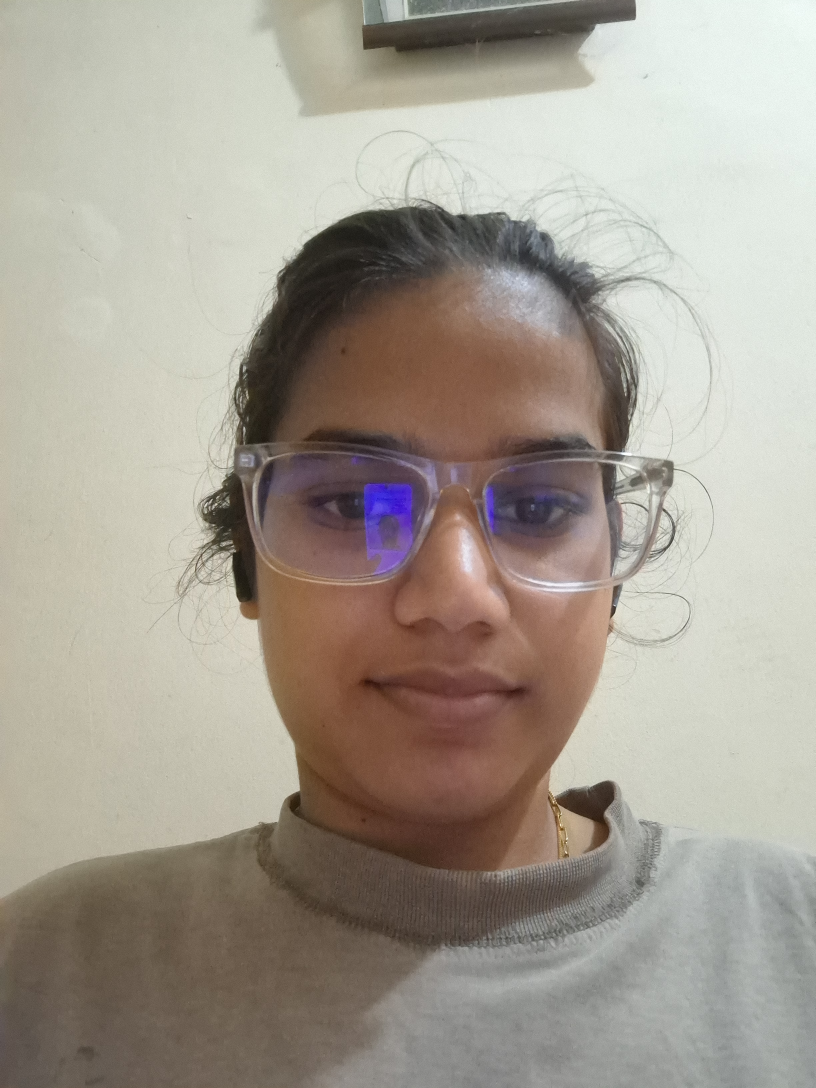
#> input picture media/attendance_images/attendance_1761472368125.jpg, 2448 x 3264 px (shown at 1/3 size)
$ python -i face_recognition.py   (imports and definitions only)
#> lines starting #> are read from the running program, lines starting #| are printed output that depends on the picture
"""
Face Recognition Library Replacement using OpenCV
This module provides the same API as the popular face_recognition library
but uses OpenCV for face detection and recognition.
"""

import cv2
import numpy as np
from typing import List, Tuple, Any

# Initialize face cascade
_face_cascade = cv2.CascadeClassifier(cv2.data.haarcascades + 'haarcascade_frontalface_default.xml')

# [15 lines left out: function load_image_file, not called in this run]

def face_locations(img: np.ndarray, number_of_times_to_upsample: int = 1, model: str = "hog") -> List[Tuple[int, int, int, int]]:
    """
    Returns an array of bounding boxes of human faces in an image

    Args:
        img: An image (as a numpy array)
        number_of_times_to_upsample: How many times to upsample the image looking for faces
        model: Which face detection model to use. "hog" or "cnn"

    Returns:
        A list of tuples of found face locations in css (top, right, bottom, left) order
    """
#> called with number_of_times_to_upsample = 1, model = 'hog'
    # Convert RGB to grayscale for face detection
    gray = cv2.cvtColor(img, cv2.COLOR_RGB2GRAY)
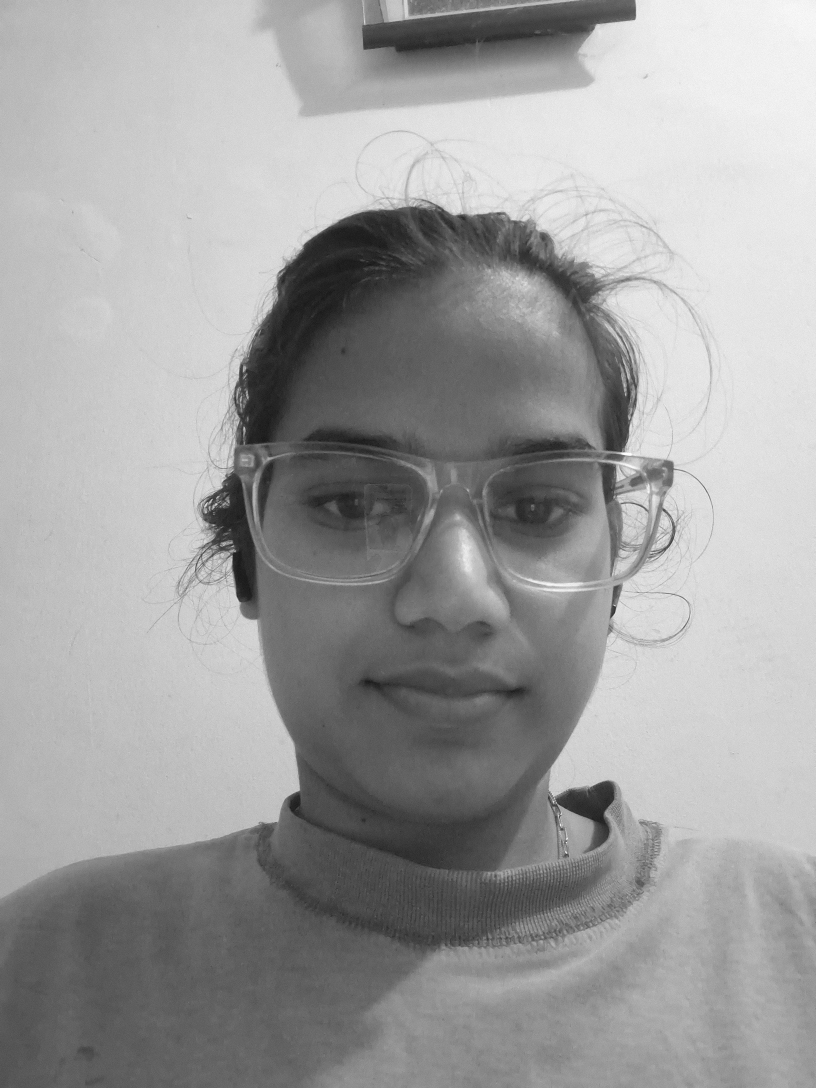
#> gray: shape (3264, 2448) (shown at 1/3 size); min 9, max 255, mean 158.9

    # Detect faces
    faces = _face_cascade.detectMultiScale(
        gray,
        scaleFactor=1.1,
        minNeighbors=5,
        minSize=(30, 30)
    )
#> faces = [[608, 953, 1493, 1493]]

    # Convert to face_recognition library format (top, right, bottom, left)
    locations = []
    for (x, y, w, h) in faces:
        top = y
        right = x + w
        bottom = y + h
        left = x
        locations.append((top, right, bottom, left))
#> this loop made 1 pass
#> (x, y, w, h, top, right, bottom, left) on pass 1: (608, 953, 1493, 1493, 953, 2101, 2446, 608)
#> after the loop, locations = [(953, 2101, 2446, 608)]

    return locations

def face_encodings(face_image: np.ndarray, known_face_locations: List[Tuple[int, int, int, int]] = None,
                  num_jitters: int = 1, model: str = "small") -> List[np.ndarray]:
    """
    Given an image, return the 128-dimension face encoding for each face in the image.

    Args:
        face_image: The image that contains one or more faces
        known_face_locations: Optional - the bounding boxes of each face if you already know them
        num_jitters: How many times to re-sample the face when calculating encoding
        model: Optional - which model to use. "large" or "small"

    Returns:
        A list of 128-dimensional face encodings (one for each face in the image)
    """
    if known_face_locations is None:
        known_face_locations = face_locations(face_image)
#> known_face_locations = [(953, 2101, 2446, 608)]

    # Convert RGB to grayscale
    gray = cv2.cvtColor(face_image, cv2.COLOR_RGB2GRAY)

    encodings = []
    for (top, right, bottom, left) in known_face_locations:
        # Extract face ROI
        face_roi = gray[top:bottom, left:right]

        if face_roi.size > 0:
            # Resize to standard size (100x100 for simplicity)
            face_roi = cv2.resize(face_roi, (100, 100))

            # Apply histogram equalization for better consistency
            face_roi = cv2.equalizeHist(face_roi)

            # Flatten to create a simple "encoding"
            encoding = face_roi.flatten().astype(np.float64)

            # Normalize the encoding
            encoding = encoding / np.linalg.norm(encoding)

            encodings.append(encoding)
#> this loop made 1 pass
#> pass 1, in face_encodings, `face_roi = gray[top:bottom, left:right]`:
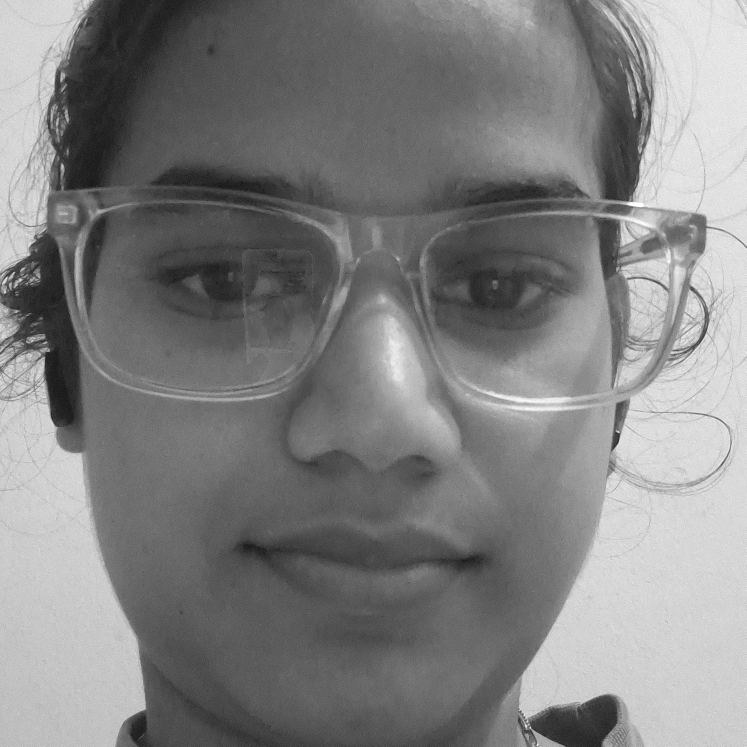
#> face_roi: shape (1493, 1493) (shown at 1/2 size); min 11, max 255, mean 129
#> pass 1, in face_encodings, `face_roi = cv2.resize(face_roi, (100, 100))`:
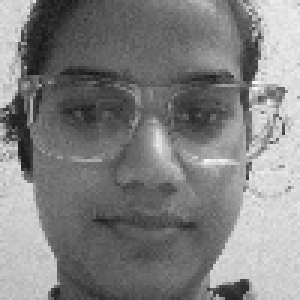
#> face_roi: shape (100, 100) (shown 3 times larger); min 22, max 250, mean 128.8
#> pass 1, in face_encodings, `face_roi = cv2.equalizeHist(face_roi)`:
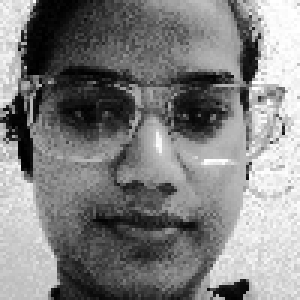
#> face_roi: shape (100, 100) (shown 3 times larger); min 0, max 255, mean 128.4
#> after the loop, encoding = 10000 values, max 0.0172 at index 90, min 0 at index 117, mean 0.00868; encodings = 1 item

    return encodings

# [65 lines left out: functions compare_faces, face_distance, batch_face_locations, not called in this run]

# Example usage
# [13 lines not run here, left out]

>>> import cv2
>>> picture = cv2.cvtColor(cv2.imread('media/attendance_images/attendance_1761472368125.jpg'), cv2.COLOR_BGR2RGB)
>>> result = face_encodings(picture)
#> result = 1 item

$ run again, on media/attendance_images/attendance_1761477231552.jpg
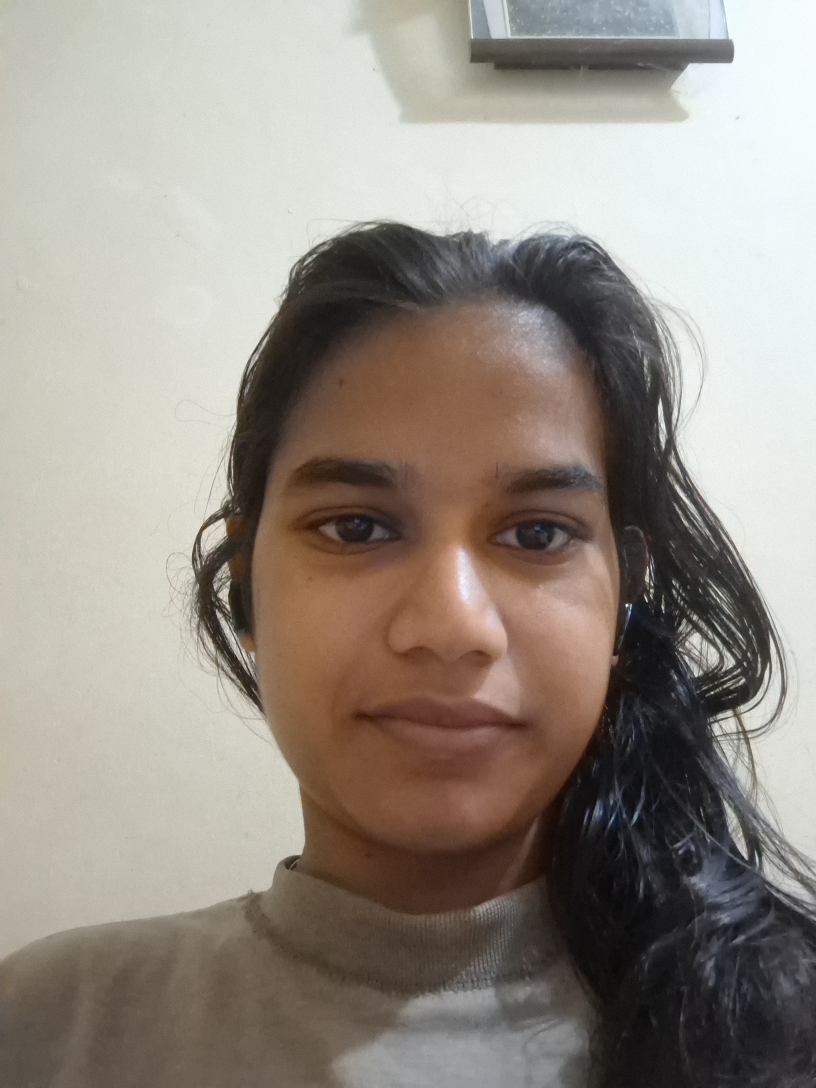
#> input picture media/attendance_images/attendance_1761477231552.jpg, 2448 x 3264 px (shown at 1/3 size)
#> in face_locations, `gray = cv2.cvtColor(img, cv2.COLOR_RGB2GRAY)`:
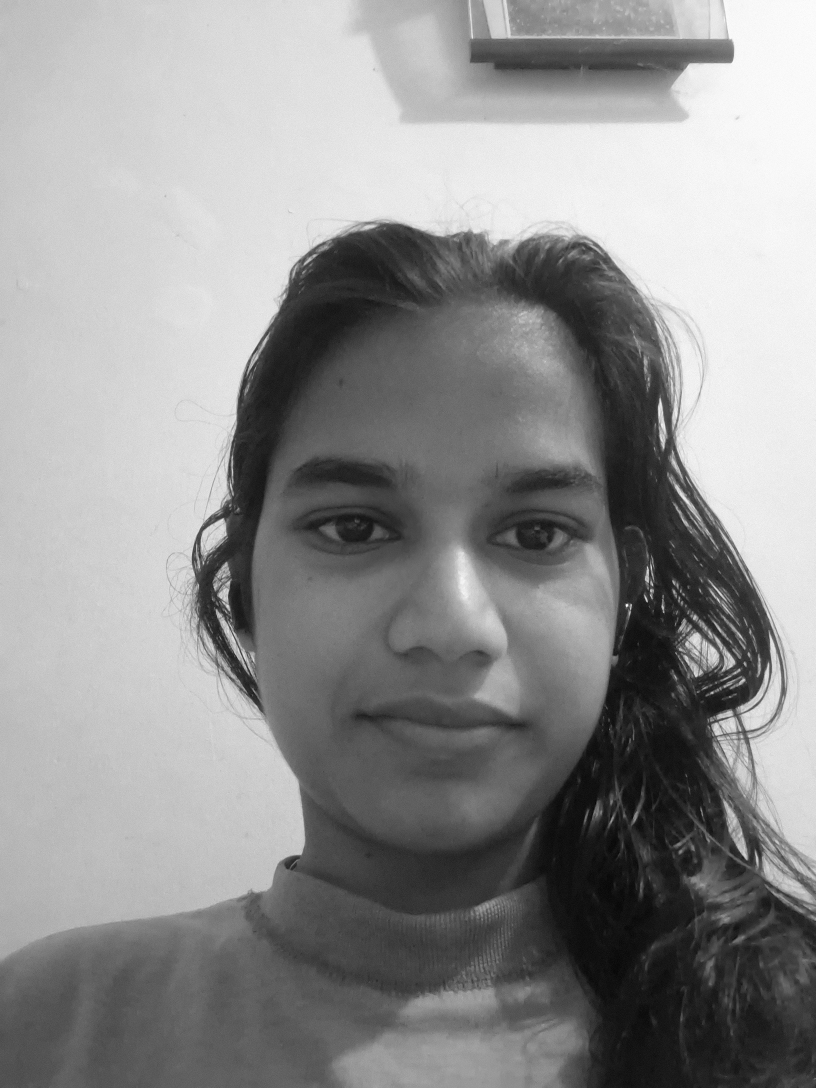
#> gray: shape (3264, 2448) (shown at 1/3 size); min 0, max 255, mean 143.8
#> faces = [[590, 1018, 1491, 1491]]
#> the loop in face_locations, `for (x, y, w, h) in faces:` made 1 pass
#> (x, y, w, h, top, right, bottom, left) on pass 1: (590, 1018, 1491, 1491, 1018, 2081, 2509, 590)
#> after the loop in face_locations, `for (x, y, w, h) in faces:`: locations = [(1018, 2081, 2509, 590)]
#> the loop in face_encodings, `for (top, right, bottom, left) in known_face_locations:` made 1 pass
#> pass 1, in face_encodings, `face_roi = cv2.equalizeHist(face_roi)`:
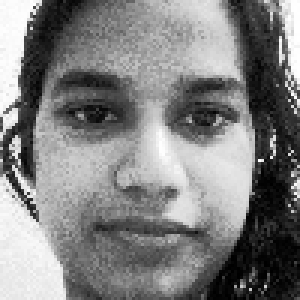
#> face_roi: shape (100, 100) (shown 3 times larger); min 0, max 255, mean 128.2
#> after the loop in face_encodings, `for (top, right, bottom, left) in known_face_locations:`: encoding = 10000 values, max 0.0172 at index 199, min 0 at index 6190, mean 0.00867; encodings = 1 item
